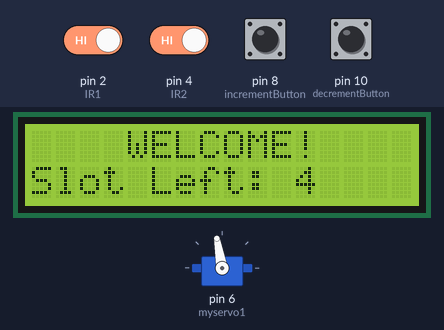
Simulated run of this sketch. Board: Arduino Uno, built with avr-gcc and run on an emulated ATmega328P. Parts: 16×2 character LCD, servo. The inputs (shaded band) are chosen by the test bench; at power-on: pin 2 (IR1), pin 4 (IR2), pin 8 (incrementButton), pin 10 (decrementButton) HIGH.

Above: at 3.2 s.
3.3 s: pin 8 (incrementButton) pulled LOW for 0.15 s
At 4.1 s:
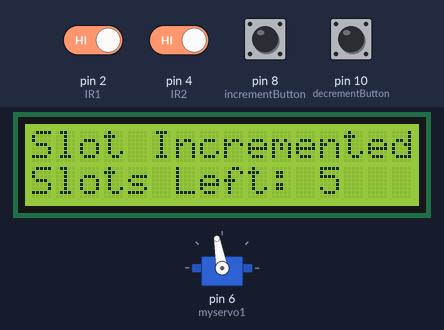
6.4 s: pin 10 (decrementButton) pulled LOW for 0.15 s
At 7.8 s:
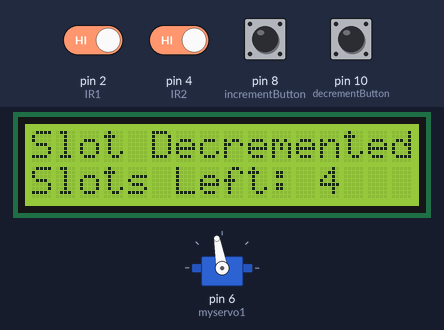
9.5 s: pin 2 (IR1) driven LOW
At 10.2 s:
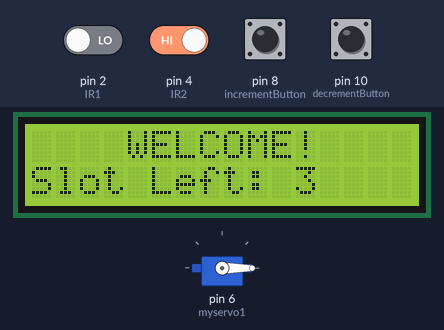
11.2 s: pin 4 (IR2) driven LOW
At 13.4 s:
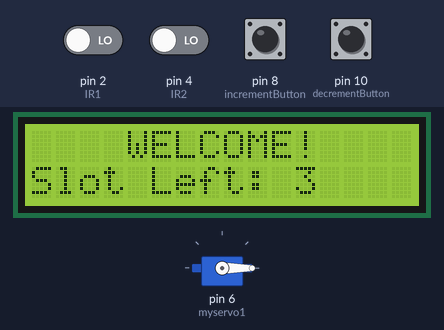
14.2 s: pin 4 (IR2) driven HIGH
At 16.6 s:
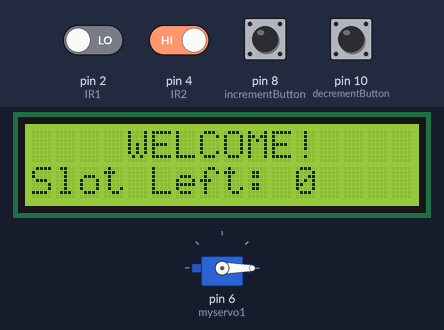
17.0 s: pin 10 (decrementButton) pulled LOW for 1 s
At 18.1 s:
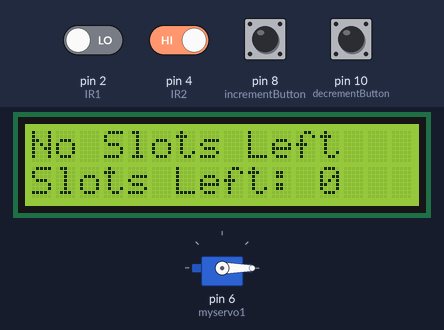
Timing chart, 0 to 20.0 s (numbered marks = the images above; inputs shaded):
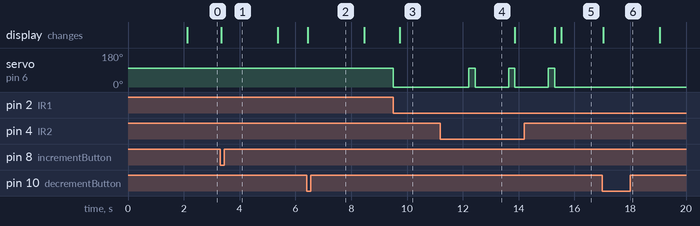

The sketch:

Car_Parking_Sys_v2.ino.ino
```cpp
#include <Wire.h>
#include <LiquidCrystal_I2C.h>
LiquidCrystal_I2C lcd(0x27, 16, 2); // Change the HEX address
#include <Servo.h>

Servo myservo1;

// IR Sensors
int IR1 = 2;
int IR2 = 4;

// Push Buttons
int incrementButton = 8;
int decrementButton = 10;

int Slot = 4; // Total parking slots
int maxSlots = 10; // Max parking slots (modify as needed)

// Flags for IR Sensors
int flag1 = 0;
int flag2 = 0;

// Button Debounce Variables
unsigned long lastButtonPressTime = 0;
const unsigned long debounceDelay = 200; // 200 ms debounce delay

void setup() {
  Serial.begin(9600); // For debugging
  lcd.init();
  lcd.backlight();

  // IR Sensors as Input with Pull-up Resistors
  pinMode(IR1, INPUT_PULLUP);
  pinMode(IR2, INPUT_PULLUP);

  // Push Buttons as Input with Pull-up Resistors
  pinMode(incrementButton, INPUT_PULLUP);
  pinMode(decrementButton, INPUT_PULLUP);

  // Servo Motor
  myservo1.attach(6);
  myservo1.write(100); // Close gate initially

  // Welcome Message
  lcd.setCursor(0, 0);
  lcd.print(F("     ARDUINO    "));
  lcd.setCursor(0, 1);
  lcd.print(F(" PARKING SYSTEM "));
  delay(2000);
  lcd.clear();
}

void loop() {
  // IR Sensor Logic
  if (digitalRead(IR1) == LOW && flag1 == 0) {
    if (Slot > 0) {
      flag1 = 1;
      if (flag2 == 0) {
        myservo1.write(0); // Open gate
        delay(200);
        Slot = Slot - 1;
      }
    } else {
      lcd.setCursor(0, 0);
      lcd.print(F("    SORRY :(    "));
      lcd.setCursor(0, 1);
      lcd.print(F("  Parking Full  "));
      delay(3000);
      lcd.clear();
    }
  }

  if (digitalRead(IR2) == LOW && flag2 == 0) {
    flag2 = 1;
    if (flag1 == 0) {
      myservo1.write(0); // Open gate
      delay(200);
      Slot = Slot + 1;
    }
  }

  if (flag1 == 1 && flag2 == 1) {
    delay(1000);
    myservo1.write(100); // Close gate
    delay(200);
    flag1 = 0;
    flag2 = 0;
  }

  // Manual Slot Increment
  if (digitalRead(incrementButton) == LOW) {
    if (millis() - lastButtonPressTime > debounceDelay) {
      if (Slot < maxSlots) {
        Slot++;
        displaySlotMessage("Slot Incremented");
      } else {
        displaySlotMessage("Max Slots Reached");
      }
      lastButtonPressTime = millis(); // Update last button press time
    }
  }

  // Manual Slot Decrement
  if (digitalRead(decrementButton) == LOW) {
    if (millis() - lastButtonPressTime > debounceDelay) {
      if (Slot > 0) {
        Slot--;
        displaySlotMessage("Slot Decremented");
      } else {
        displaySlotMessage("No Slots Left");
      }
      lastButtonPressTime = millis(); // Update last button press time
    }
  }

  // Display Slot Information
  lcd.setCursor(0, 0);
  lcd.print(F("    WELCOME!    "));
  lcd.setCursor(0, 1);
  lcd.print(F("Slot Left: "));
  lcd.print(Slot);
}

// Function to Display Slot Increment/Decrement Messages
void displaySlotMessage(const char* message) {
  lcd.clear();
  lcd.setCursor(0, 0);
  lcd.print(message);
  lcd.setCursor(0, 1);
  lcd.print(F("Slots Left: "));
  lcd.print(Slot); // Show current slot count
  delay(2000); // Display message for 2 seconds
  lcd.clear();
}
```

Measured:
- after the input at 3.3 s, the display: changes at once (image 1)
- after the input at 6.4 s, the display: changes at once (image 2)
- after the input at 9.5 s, servo on pin 6 (myservo1): 100° → 0° at once; the display: changes after 0.23 s (image 3)
- after the input at 11.2 s, servo on pin 6 (myservo1): alternates 100° for 0.23 s and 0° for 1.2 s, starting after 1.0 s
- after the input at 14.2 s, servo on pin 6 (myservo1): goes on until 15.3 s, then stays 0°
- after the input at 17.0 s, the display: changes at once (image 6)
